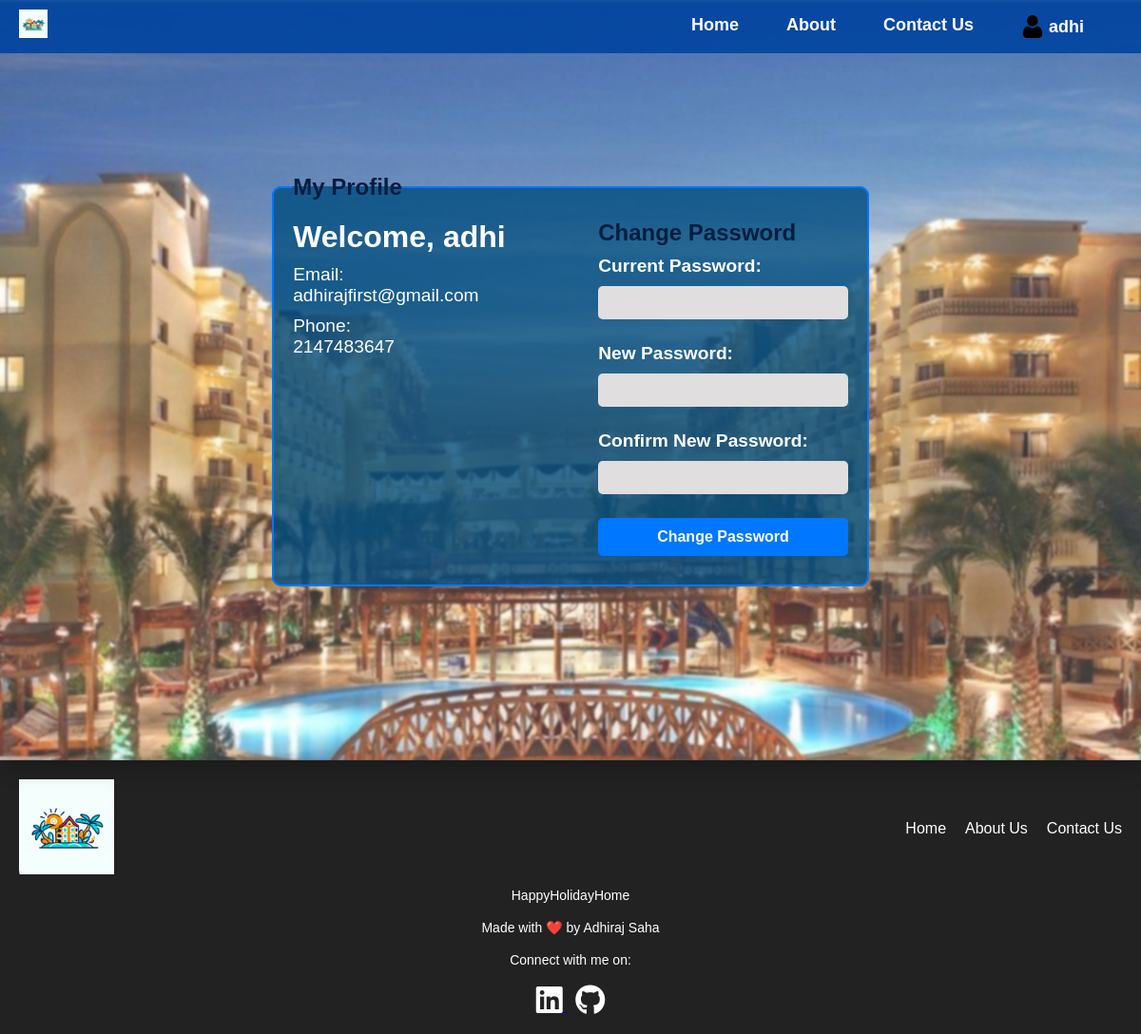
The page /users/profile.php (signed in) on the database as committed earlier.
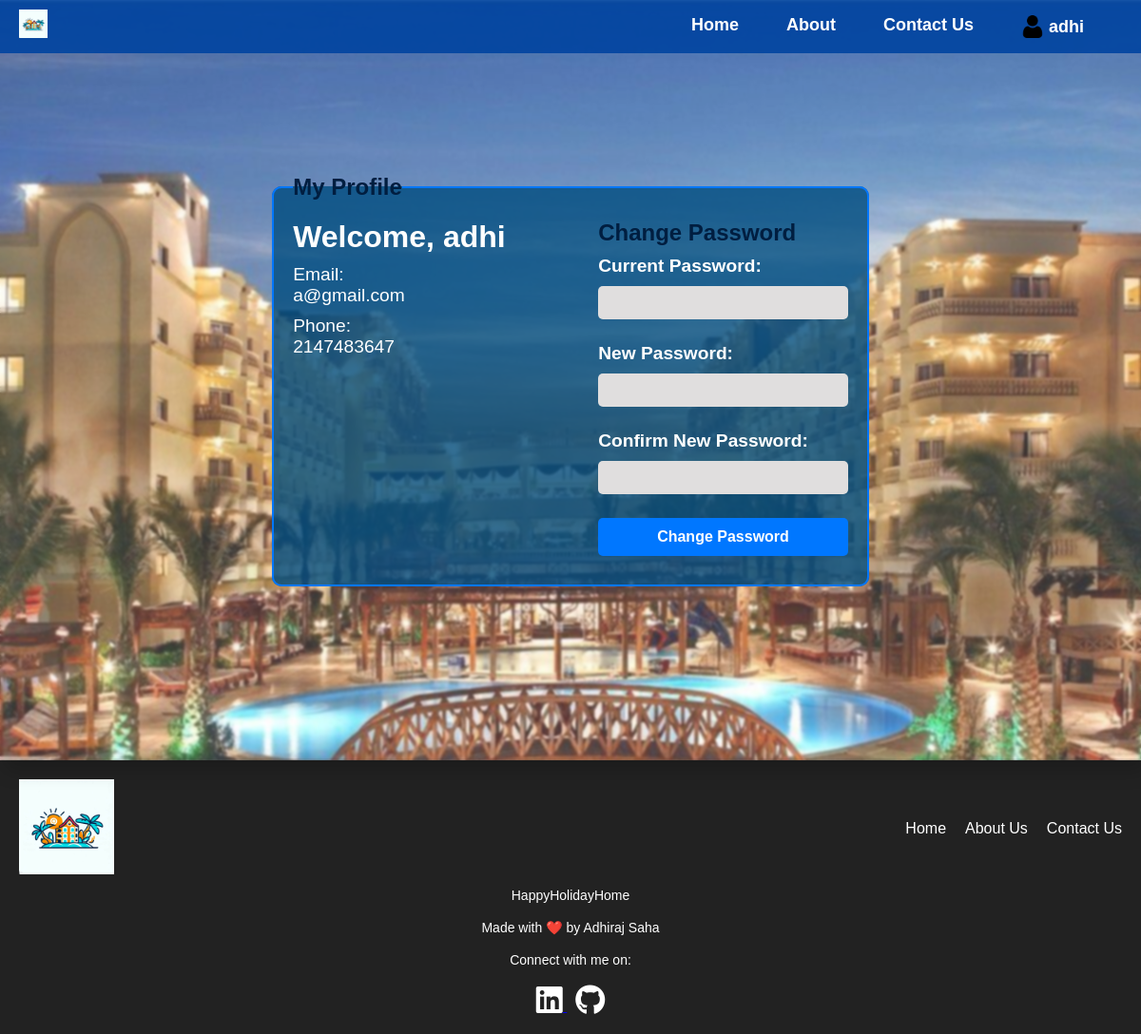
The same page on the database as committed later.
### tables this page shows
CREATE TABLE `users` (
  `user_id` int(255) NOT NULL,
  `name` varchar(255) NOT NULL,
  `email` varchar(255) NOT NULL,
  `phone` int(20) NOT NULL,
  `password` varchar(255) NOT NULL
);

### users/profile.php (the view, shortened to what this page needs)
<?php
include("../inc/db.php");
$userID = $_SESSION['user_id'];
$sql = "SELECT * FROM users WHERE user_id = $userID";
$result = $con->query($sql);
if ($result->num_rows == 1) {
    $userData = $result->fetch_assoc();
    $userName = $userData['name'];
    $userEmail = $userData['email'];
    $userPhone = $userData['phone'];
} else {
    echo "Error: User data not found.";
    exit();
}
?>
<!DOCTYPE html>
<html lang="en">
<head>
    <link rel="stylesheet" href="https://cdnjs.cloudflare.com/ajax/libs/font-awesome/6.0.0-beta3/css/all.min.css">
    <link rel="stylesheet" href="../assets/css/profile.css">
    <link rel="stylesheet" href="../assets/css/header.css">
    <link rel="stylesheet" href="../assets/css/footer.css">
    <link rel="stylesheet" href="../assets/css/responsive.css">
</head>
<body>
    <?php include("../inc/header.php"); ?>
    <div class="container">
        <fieldset class="profile-fieldset">
            <legend>My Profile</legend>
            <div class="user-data">
                <div class="user-info">
                    <h1>Welcome, <?php echo $userName; ?></h1>
                    <p>Email: <br><?php echo $userEmail; ?></p>
                    <p>Phone: <br><?php echo $userPhone; ?></p>
                </div>
                <div class="password-change">
                    <h2>Change Password</h2>
                    <form action="" method="POST">
                        <label>Current Password:</label>
                        <input type="password" name="currentPassword" required>
                        <label>New Password:</label>
                        <input type="password" name="newPassword" required>
                        <label>Confirm New Password:</label>
                        <input type="password" name="confirmNewPassword" required>
                        <button type="submit" name="changePassword">Change Password</button>
                    </form>
                </div>
            </div>
        </fieldset>
    </div>
    <?php include("../inc/footer.php"); ?>
</body>
</html>

### inc/header.php (shortened to what this page needs)
<header>
    <nav class="navbar">
        <div class="logo">
            <a href="index.php">
                <img src="../assets/img/logo.jpg" alt="Logo" style="width: 30px; height: auto;">
            </a>
        </div>
        <ul class="nav-links">
            <?php if (isset($_SESSION['loggedin']) && $_SESSION['loggedin']) : ?>
                <li><a href="../index.php">Home</a></li>
                <li><a href="about.php">About</a></li>
                <li><a href="contact.php">Contact Us</a></li>
                <li class="dropdown">
                    <span class="profile-info">
                        <img src="../assets/img/user.png" alt="Profile Icon" class="profile-icon">
                        <?php echo $_SESSION['name']; ?>
                    </span>
                </li>
            <?php endif; ?>
        </ul>
    </nav>
</header>

### inc/footer.php (shortened to what this page needs)
<footer class="footer">
    <div class="footer-content">
        <a href="index.php">
            <img src="../assets/img/logo.jpg" alt="Logo" style="width: 100px; height: auto;">
        </a>
        <div class="footer-links">
            <a href="../index.php">Home</a>
            <a href="about.php">About Us</a>
            <a href="contact.php">Contact Us</a>
        </div>
    </div>
    <div class="footer-info">
    <p>HappyHolidayHome</p>
    <br>
    <p>Made with ❤️ by Adhiraj Saha</p>
    <br>
    <p>Connect with me on:</p>
    <br>
    <a href="https://www.linkedin.com/in/adhirajsaha" target="_blank" rel="noopener noreferrer">
        <i class="fa-brands fa-2x fa-linkedin" style="color: #ffffff;"></i>
    </a>
    <a href="https://github.com/adhirajcs" target="_blank" rel="noopener noreferrer">
        <i class="fa-brands fa-2x fa-github" style="color: #ffffff;"></i>
    </a>
</div>
</footer>

### assets/css/profile.css (style rules this page uses)
* { margin: 0; padding: 0; box-sizing: border-box; }
body { font-family: Arial, sans-serif; margin: 0; background: url('../img/profile-bg.jpg') center/cover no-repeat; color: white; }
.container { display: flex; justify-content: center; align-items: center; min-height: 100vh; background-color: rgba(255, 255, 255, 0.2); box-shadow: 5px 10px 20px rgba(0, 0, 0, 0.2); backdrop-filter: blur(1px); }
.profile-fieldset { border: 2px solid #0077ff; border-radius: 10px; padding: 20px; background-color: rgba(0, 77, 128, 0.8); }
.profile-fieldset legend { font-size: 1.5em; font-weight: bold; color: #001e40; }
.user-data { display: flex; justify-content: space-between; }
.user-info { width: 50%; padding-right: 20px; }
.user-info h1 { font-size: 2em; margin-bottom: 10px; }
.user-info p { font-size: 1.2em; margin-bottom: 10px; }
.password-change { width: 45%; }
.password-change h2 { font-size: 1.5em; color: #001e40; margin-bottom: 10px; }
label { font-size: 1.2em; display: block; margin: 10px 0; font-weight: bold; cursor: pointer; }
input { width: 100%; padding: 10px; margin-bottom: 15px; border: none; outline: none; background: #e0dede; border-radius: 5px; }
button { width: 100%; height: 40px; margin: 10px auto; color: white; background: #0077ff; font-size: 1em; font-weight: bold; border: none; border-radius: 5px; transition: .2s ease-in; cursor: pointer; }

### assets/css/header.css (style rules this page uses)
.navbar { display: flex; justify-content: space-between; align-items: center; background-color: rgba(0, 68, 160, 0.9); padding: 10px 20px; position: fixed; width: 100%; top: 0; z-index: 1000; transition: all 0.3s; }
.logo { color: white; font-size: 24px; font-weight: bold; }
.nav-links { list-style: none; display: flex; gap: 20px; }
.nav-links a { text-decoration: none; color: white; font-weight: bold; font-size: 18px; transition: color 0.3s; }
.nav-links li.dropdown { position: relative; }
.profile-info { display: flex; align-items: center; color: #ffffff; font-size: 18px; font-weight: bold; cursor: pointer; }
.profile-icon { width: 24px; height: 24px; margin-right: 5px; }
.nav-links li { margin-right: 30px; }
.nav-links li:last-child { margin-right: 40px; }

### assets/css/footer.css (style rules this page uses)
.footer { background-color: #222; color: white; padding: 20px 0; }
.footer-content { display: flex; justify-content: space-between; align-items: center; max-width: 1200px; margin: 0 auto; padding: 0 20px; }
.footer-links { display: flex; gap: 20px; }
.footer-links a { text-decoration: none; color: white; transition: color 0.3s; }
.footer-info { text-align: center; margin-top: 10px; }
.footer-info p { font-size: 14px; }

Rows that differ between the two databases and show on the page:
changed users "adhi": email "adhirajfirst@gmail.com" → "a@gmail.com"
